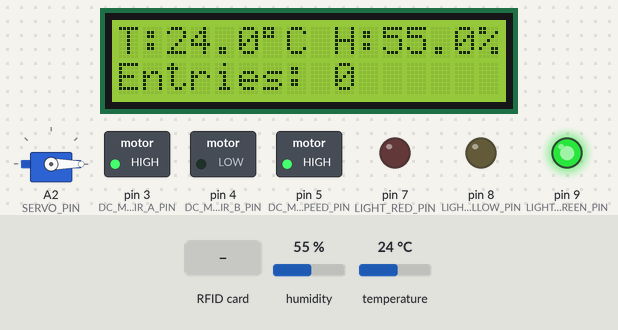
A sketch run on a simulated Arduino Mega 2560, built with avr-gcc and run on an emulated ATmega2560. On the bench: 16×2 character LCD, servo, switched loads named in the sketch (green lamp = pin HIGH), output pins drawn as LEDs (lit = HIGH). The test bench sets the inputs (shaded band); at power-on: humidity 55 %, temperature 24 °C. Pins used as bus, display or sensor lines are not drawn; what the sketch prints to the serial monitor is not drawn.

Above: at 5.9 s.
6.0 s: humidity set to 79 %
At 8.3 s:
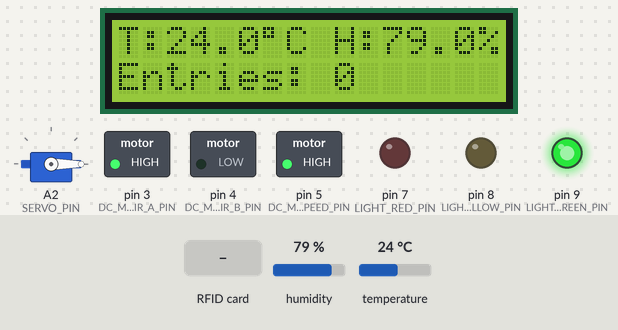
9.3 s: humidity set to 82 %
At 12.3 s:
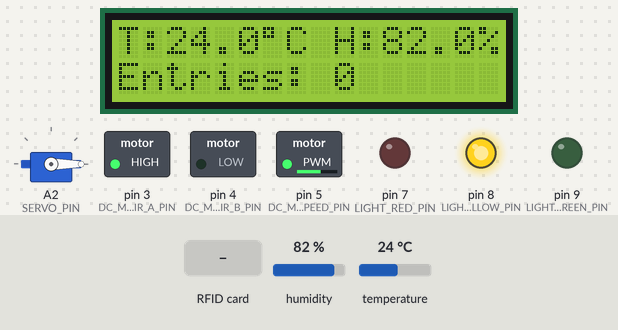
16.8 s: RFID card E2 A8 3F 1B held to the reader
At 17.8 s:
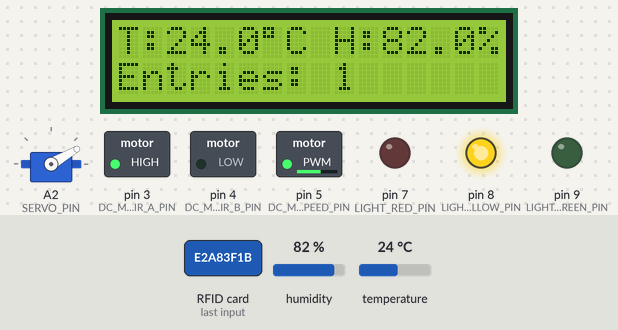
23.3 s: temperature set to 27 °C
At 26.4 s:
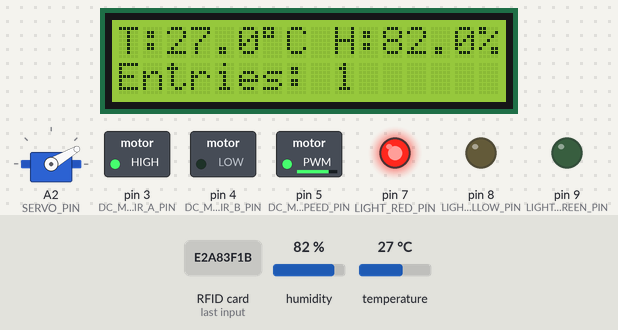
34.9 s: temperature set to 12 °C
At 36.8 s:
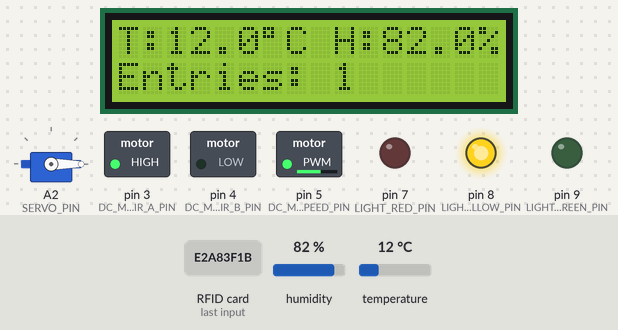
Timing chart, 0 to 38.3 s (numbered marks = the images above; inputs shaded):
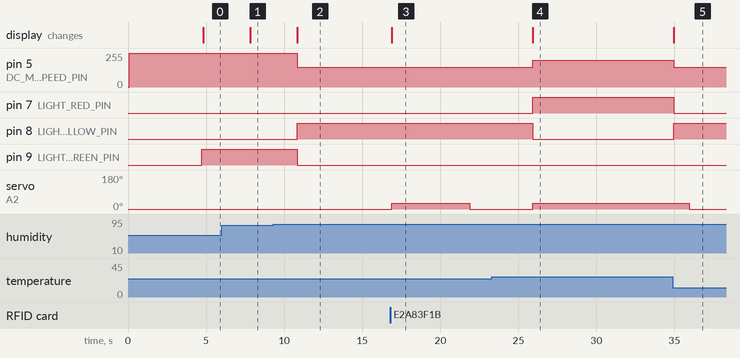

Measured:
- the behaviour switches between 80 and 81 % on humidity (found by bisection; images 1 and 2)
- the behaviour switches between 25 and 26 °C on temperature (found by bisection; images 3 and 4)
- after the input at 6.0 s, the display: changes after 1.8 s (image 1)
- after the input at 9.3 s, pin 5 (DC_MOTOR_SPEED_PIN): 255/255 → 150/255 after 1.5 s; pin 8 (LIGHT_YELLOW_PIN): LOW → HIGH after 1.5 s; pin 9 (LIGHT_GREEN_PIN): HIGH → LOW after 1.5 s; the display: changes after 1.5 s (image 2)
- after the input at 16.8 s, servo on A2 (SERVO_PIN): 0° → 30° after 0.08 s, → 0° 5.0 s later; the display: changes after 0.10 s (image 3)
- after the input at 23.3 s, pin 5 (DC_MOTOR_SPEED_PIN): 150/255 → 200/255 after 2.6 s; pin 7 (LIGHT_RED_PIN): LOW → HIGH after 2.6 s; pin 8 (LIGHT_YELLOW_PIN): HIGH → LOW after 2.6 s; servo on A2 (SERVO_PIN): 0° → 30° after 2.6 s; the display: changes after 2.6 s (image 4)
- after the input at 34.9 s, pin 5 (DC_MOTOR_SPEED_PIN): 200/255 → 150/255 after 0.05 s; pin 7 (LIGHT_RED_PIN): HIGH → LOW after 0.05 s; pin 8 (LIGHT_YELLOW_PIN): LOW → HIGH after 0.05 s; servo on A2 (SERVO_PIN): 30° → 0° after 1.1 s; the display: changes after 0.05 s (image 5)

The sketch:

main.ino
```cpp
#include "Door.h"
#include "ScreenInterface.h"
#include "Interface.h"
#include "Repository.h"
#include "Ventilator.h"
#include "SerialInterface.h"
#include "Environment.h"
#include "LightInterface.h"
#include "RFID.h"

// DHT Setup
#include "DHT.h"
#define DHTPIN A1      // Digital pin connected to the DHT sensor
#define DHTTYPE DHT11 // DHT 11

// MFRC Setup
#define SS_PIN 53 //slave select pin
#define RST_PIN 6 // reset pin. we need to study the pin layout

#define DOOR_OPEN_TIME 5000 // milliseconds, must be greater than openning time: 20*90 ms
#define DHT_SENSOR_COOLDOWN 3000

// TODO Decide pin layout
#define SERVO_PIN A2
#define DC_MOTOR_SPEED_PIN 5
#define DC_MOTOR_DIR_A_PIN 3
#define DC_MOTOR_DIR_B_PIN 4
#define LIGHT_GREEN_PIN 9
#define LIGHT_YELLOW_PIN 8
#define LIGHT_RED_PIN 7

String validCardIDs[2] = {"E2A83F1B", "D570A53"};

// Auxiliary variables
static int entryCounter = 0;
static unsigned long currentTime;
static unsigned long lastRead = 0;
static String cardID;
static EnvironmentStatus environmentStatus;
static VentilatorSpeed ventilatorSpeed;
static LightColor lightColor;

// System objects
DHT tempHumSensor(DHTPIN, DHTTYPE);
RFID rfid(SS_PIN, RST_PIN);
Door door(SERVO_PIN);
// change true to false to use Serial interface instead of Screen
#if true
ScreenInterface interface(16, 2); // 16x2 Screen
#else
SerialInterface interface();
#endif
Repository repository;
Ventilator ventilator(DC_MOTOR_SPEED_PIN, DC_MOTOR_DIR_A_PIN, DC_MOTOR_DIR_B_PIN);
LightInterface lightInterface(LIGHT_GREEN_PIN, LIGHT_YELLOW_PIN, LIGHT_RED_PIN);

float temperature = 0.0, temperatureAux;
float humidity = 0.0, humidityAux;

bool validate(String element)
{
  for (size_t i = 0; i < 2; i++)
  {
    if (element == validCardIDs[i])
    {
      return true;
    }
  }
  return false;
}

void setup()
{
  Serial.begin(9600);

  // System objects' setup
  interface.setup();
  ventilator.setup();
  repository.setup();
  door.setup();
  rfid.setup();
  tempHumSensor.begin();
  lightInterface.setup();
}

void loop()
{
  // --- Handle door

  if (rfid.checkCard() == true)
  {
    cardID = rfid.ID;

    if (validate(cardID) && !door.isOpen())
    {
      door.open();
      entryCounter++;

      // Refresh interface
      interface.display(temperature, humidity, entryCounter);
    }
  }
  currentTime = millis();

  if ((door.lastOpen + DOOR_OPEN_TIME < currentTime || currentTime < door.lastOpen) && door.isOpen())
  {
    door.close();
  }

  // --- End handle door

  // --- Handle sensor
  // If the sensor is doing its first measurement or
  // it's passed more time than cooldown, it will measure again
  if (lastRead == 0 || currentTime > lastRead + DHT_SENSOR_COOLDOWN || currentTime < lastRead)
  {
    temperatureAux = tempHumSensor.readTemperature();
    humidityAux = tempHumSensor.readHumidity();

    if (!isnan(temperatureAux))
    {
      temperature = temperatureAux;
    }
    if (!isnan(humidityAux))
    {
      humidity = humidityAux;
    }

    lastRead = currentTime;

    // Save data and refresh interface
    if (!isnan(temperature) && !isnan(humidity))
    {
      repository.save(temperature, humidity);
      interface.display(temperature, humidity, entryCounter);
    }

  }
  // ---

  // --- Handle ventilator
  environmentStatus = Environment::evaluate(temperature, humidity);
  switch (environmentStatus)
  {
  case EnvironmentStatus::CONFORMANT:
    ventilatorSpeed = VentilatorSpeed::MINIMUM;
    lightColor = LightColor::GREEN;
    break;
  case EnvironmentStatus::IRREGULAR:
    ventilatorSpeed = VentilatorSpeed::MEDIUM;
    lightColor = LightColor::YELLOW;
    break;
  case EnvironmentStatus::DANGER:
    ventilatorSpeed = VentilatorSpeed::MAXIMUM;
    lightColor = LightColor::RED;
    door.open();
    break;
  default:
    ventilatorSpeed = VentilatorSpeed::MINIMUM;
    lightColor = LightColor::GREEN;
    break;
  }
  lightInterface.set(lightColor);
  ventilator.run(ventilatorSpeed);
  // --- End handle ventilator

}
```

Comment.h
```cpp
#if !defined(COMMENT_H)
#define COMMENT_H

#include <Arduino.h>

#if false
  #define sp(...) Serial.print(__VA_ARGS__);
  #define spl(...) Serial.println(__VA_ARGS__);
#else
  #define sp(...)
  #define spl(...)
#endif


#endif // Comment.h
```

Door.cpp
```cpp
#include "Door.h"


Door::Door(uint8_t pin)
{
    this->pin = pin;
}

void Door::setup()
{
    this->servo.attach(this->pin);
    this->servo.write(0);
    spl("Posição inicial porta");
    delay(20 * 180);
}

void Door::open()
{
    if (this->servo.read() == 0)
    {
        this->servo.write(OPEN_ANGLE);
        this->lastOpen = millis();
    }

}

void Door::close()
{

    if (this->servo.read() == OPEN_ANGLE)
    {
        this->servo.write(0);
    }
}

bool Door::isOpen()
{
    return this->servo.read() == OPEN_ANGLE;
}
```

Door.h
```cpp
#ifndef DOOR_H
#define DOOR_H
#include <stdint.h>
#include <Servo.h>
#include <Arduino.h>
#include "Comment.h"

#define OPEN_ANGLE 30
class Door
{
private:
    uint8_t pin;
    Servo servo;
public:
    unsigned long lastOpen = 0;
    Door(uint8_t pin);
    void setup();
    void open();
    void close();
    bool isOpen();
};

#endif
```

Environment.cpp
```cpp
#include "Environment.h"


EnvironmentStatus Environment::evaluate(float temp, float hum)
{
    if(temp > DANGER_TEMP_THRESHOLD || hum > DANGER_HUM_THRESHOLD){
        return EnvironmentStatus::DANGER;
    }

    if(temp > IRREGULAR_TEMP_THRESHOLD || hum > IRREGULAR_HUM_THRESHOLD){
        return EnvironmentStatus::IRREGULAR;
    }

    return EnvironmentStatus::CONFORMANT;
}
```

Environment.h
```cpp
#ifndef ENVIRONMENT_H
#define ENVIRONMENT_H

#define DANGER_TEMP_THRESHOLD 25
#define DANGER_HUM_THRESHOLD 90
#define IRREGULAR_TEMP_THRESHOLD 24
#define IRREGULAR_HUM_THRESHOLD 80


enum EnvironmentStatus {CONFORMANT, IRREGULAR, DANGER};

class Environment
{
public:
    static EnvironmentStatus evaluate(float temp, float hum);
};

#endif
```

Interface.h
```cpp
#ifndef INTERFACE_H
#define INTERFACE_H

class Interface
{
public:
    /// @brief Display the temperature, humidity and door entry count
    /// @param temp temperature
    /// @param hum humidity
    /// @param entryCounter door entry counter
    virtual void display(float temp, float hum, int entryCounter);
    virtual void setup();
};

#endif
```

LightInterface.cpp
```cpp
#include "LightInterface.h"

LightInterface::LightInterface(uint8_t pinGreen, uint8_t pinYellow, uint8_t pinRed)
{
    this->pinGreen = pinGreen;
    this->pinYellow = pinYellow;
    this->pinRed = pinRed;
}

void LightInterface::setup()
{

    pinMode(this->pinGreen, OUTPUT);
    pinMode(this->pinYellow, OUTPUT);
    pinMode(this->pinRed, OUTPUT);

    digitalWrite(pinGreen, HIGH);
    digitalWrite(pinYellow, LOW);
    digitalWrite(pinRed, LOW);
}

void LightInterface::set(LightColor color)
{
    if (color == this->currentColor)
    {
        return;
    }

    switch (color)
    {
    case LightColor::GREEN:
        digitalWrite(pinGreen, HIGH);
        digitalWrite(pinYellow, LOW);
        digitalWrite(pinRed, LOW);
        break;
    case LightColor::YELLOW:
        digitalWrite(pinYellow, HIGH);
        digitalWrite(pinGreen, LOW);
        digitalWrite(pinRed, LOW);
        break;
    case LightColor::RED:
        digitalWrite(pinGreen, LOW);
        digitalWrite(pinYellow, LOW);
        digitalWrite(pinRed, HIGH);
        break;
    default:
        digitalWrite(pinGreen, HIGH);
        digitalWrite(pinYellow, LOW);
        digitalWrite(pinRed, LOW);
        break;
    }
    this->currentColor = color;
}
```

LightInterface.h
```cpp
#ifndef LIGHT_INTERFACE_H
#define LIGHT_INTERFACE_H

#include <Arduino.h>
#include <stdint.h>

#include "Comment.h"

enum LightColor {GREEN, YELLOW, RED};

class LightInterface
{
private:
    uint8_t pinGreen;
    uint8_t pinYellow;
    uint8_t pinRed;
    LightColor currentColor = LightColor::GREEN;
public:
    LightInterface(uint8_t pinGreen, uint8_t pinYellow, uint8_t pinRed);
    void setup();
    void set(LightColor color);
};


#endif
```

RFID.cpp
```cpp
#include "RFID.h"

RFID::RFID(uint8_t pinSlaveSelect, uint8_t pinReset)
{
    this->pinSlaveSelect = pinSlaveSelect;
    this->pinReset = pinReset;
}

void RFID::setup()
{
    this->mfrc522 = MFRC522(pinSlaveSelect, pinReset);
    SPI.begin();
    this->mfrc522.PCD_Init();
    spl("rfid setup done");
}

bool RFID::checkCard()
{
    // Getting ready for Reading PICCs
    if (!this->mfrc522.PICC_IsNewCardPresent())
    { // If a new PICC placed to RFID reader continue
        return false;
    }
    if (!this->mfrc522.PICC_ReadCardSerial())
    { // Since a PICC placed get Serial and continue
        return false;
    }
    spl("card is present");
    String tagID = "";
    for (uint8_t i = 0; i < 4; i++)
    { // The MIFARE PICCs that we use have 4 byte UID
        tagID.concat(String(this->mfrc522.uid.uidByte[i], HEX)); // Adds the 4 bytes in a single String variable
    }
    tagID.toUpperCase();
    sp("tagID = ");
    spl(tagID);
    this->ID = tagID;
    this->mfrc522.PICC_HaltA(); // Stop reading
    return true;
}
```

RFID.h
```cpp
#ifndef RFID_H
#define RFID_H

#include <Arduino.h>
#include <stdint.h>
#include <MFRC522.h>
#include <SPI.h>
#include "Comment.h"

class RFID
{
private:
    uint8_t pinSlaveSelect;
    uint8_t pinReset;
    MFRC522 mfrc522;
public:
    String ID;
    RFID(uint8_t pinSlaveSelect, uint8_t pinReset);
    void setup();
    bool checkCard();
};

#endif
```

Repository.cpp
```cpp
#include "Repository.h"

void Repository::setup(){
    Serial.println("CLEARDATA");
    Serial.println("LABEL,Time,Temperature,Humidity");
}

void Repository::save(float temperature, float humidity){
    Serial.println( (String) "DATA,TIME," + temperature + "," + humidity);
}
```

Repository.h
```cpp
#ifndef REPOSITORY_H
#define REPOSITORY_H

#include <Arduino.h>

class Repository
{
public:
    void setup();
    void save(float temperature, float humidity);
};

#endif
```

ScreenInterface.cpp
```cpp
#include "ScreenInterface.h"


ScreenInterface::ScreenInterface(uint8_t rows, uint8_t cols){
    this->rows = rows;
    this->cols = cols;
    this->screen = NULL;
}

void ScreenInterface::setup()
{
    Wire.begin();
    byte error, address, screenAddress;
    int Devices;
    spl("Scanning...");
    Devices = 0;
    for(address = 1; address < 127; address++ )
    {
        Wire.beginTransmission(address);
        error = Wire.endTransmission();
        if (error == 0)
        {
            sp("I2C device found at address 0x");
            if (address<16)
                sp("0");
            sp(address);
            spl("  !");
            Devices++;
            screenAddress = address;
        }
        else if (error==4)
        {
            sp("Unknown error at address 0x");
            if (address<16)
                sp("0");
            spl(address)
        }
    }
    if (Devices == 0)
        spl("No I2C devices found\n");

    this->screen = new LiquidCrystal_I2C(screenAddress, this->cols, this->rows);
    this->screen->init();
    this->screen->backlight();
}

void ScreenInterface::display(float temp, float hum, int entryCounter){
    screen->clear();
    screen->setCursor(0,0);
	screen->print("T:");
    screen->print(temp, 1);
	screen->print((char)223);
	screen->print("C");
    screen->print(" ");
    screen->print("H:");
    screen->print(hum,1);
    screen->print("%");

    screen->setCursor(0,1);
    screen->print("Entries: ");
    screen->print(entryCounter);
}
```

ScreenInterface.h
```cpp
#ifndef SCREEN_H
#define SCREEN_H

#include <stdint.h>
#include <LiquidCrystal_I2C.h>
#include <Wire.h>

#include "Interface.h"
#include "Comment.h"

class ScreenInterface: public Interface
{
private:
    uint8_t rows;
    uint8_t cols;
    LiquidCrystal_I2C* screen;
public:
    /// @brief Liquid Crystal LCD screen for Arduino using I2C interface
    /// @param rows Screen row count
    /// @param cols Screen column count
    ScreenInterface(uint8_t rows, uint8_t cols);
    void display(float temp, float hum, int entryCounter);
    void setup();
};

#endif
```

SerialInterface.cpp
```cpp
#include "SerialInterface.h"


void SerialInterface::display(float temp, float hum, int entryCounter){
    if (isnan(hum) || isnan(temp)) {
        Serial.println(F("Failed to read from DHT sensor!"));
        return;
    }

    Serial.print("Temperature = ");
    Serial.print(temp);
    Serial.print(" ");
    Serial.print((char)176);
    Serial.print("C | ");
    Serial.print(" ");
    Serial.print("Humidity = ");
    Serial.print(hum);
    Serial.println(" % ");
    Serial.println("");

}

void SerialInterface::setup(){}
```

SerialInterface.h
```cpp
#ifndef SERIAL_INTERFACE_H
#define SERIAL_INTERFACE_H

#include <Arduino.h>
#include "Interface.h"

class SerialInterface: public Interface
{
public:
    void display(float temp, float hum, int entryCounter);
    void setup();
};

#endif
```

Ventilator.cpp
```cpp
#include "Ventilator.h"
#include <Arduino.h>

Ventilator::Ventilator(uint8_t pinSpeed, uint8_t pinDirA, uint8_t pinDirB){
    this->pinSpeed = pinSpeed;
    this->pinDirA = pinDirA;
    this->pinDirB = pinDirB;
}
void Ventilator::setup(){
    pinMode(this->pinSpeed,OUTPUT);
    pinMode(this->pinDirA,OUTPUT);
    pinMode(this->pinDirB,OUTPUT);
    // Always rotating in the same direction (clockwise)
    digitalWrite(this->pinDirA,HIGH);
    digitalWrite(this->pinDirB,LOW);
    // Startup high to ensure the thing moves
    digitalWrite(this->pinSpeed,HIGH);
    delay(1000);
}

void Ventilator::run(VentilatorSpeed speed){
    if (speed == this->currentSpeed)
    {
        return;
    }

    switch (speed) {
    case VentilatorSpeed::MINIMUM:
        analogWrite(this->pinSpeed,90);
        break;
    case VentilatorSpeed::MEDIUM:
        analogWrite(this->pinSpeed,150);
        break;
    case VentilatorSpeed::MAXIMUM:
        analogWrite(this->pinSpeed,200);
        break;
    default:
        analogWrite(this->pinSpeed,90);
        break;
    }
    this->currentSpeed = speed;
}
```

Ventilator.h
```cpp
#ifndef VENTILATOR_H
#define VENTILATOR_H

#include <stdint.h>

enum VentilatorSpeed {MINIMUM, MEDIUM, MAXIMUM};

class Ventilator
{
private:
    uint8_t pinSpeed;
    uint8_t pinDirA;
    uint8_t pinDirB;
public:
    VentilatorSpeed currentSpeed;
    Ventilator(uint8_t pinSpeed, uint8_t pinDirA, uint8_t pinDirB);
    void run(VentilatorSpeed speed);
    void setup();
};

#endif
```
